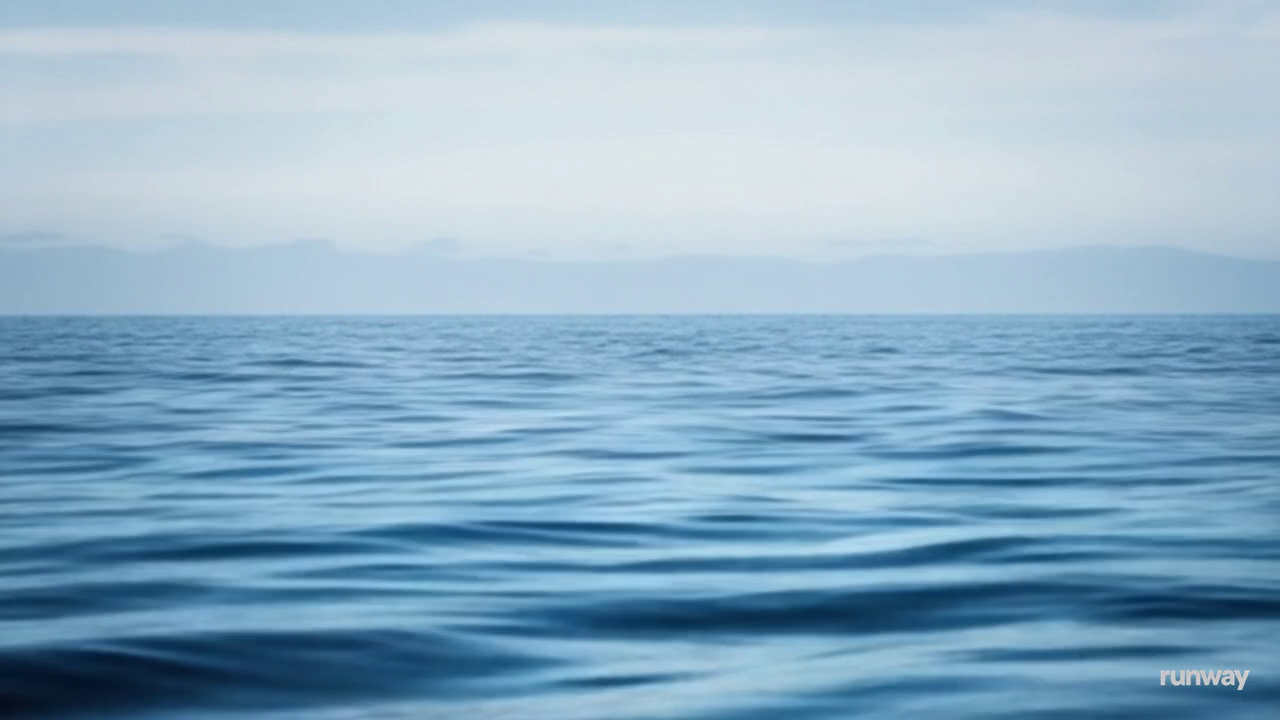
#> input picture frame 12 of src/Videos/empty sea.mp4, 1280 x 720 px
$ jupyter execute vision_videos_nouhaila.ipynb
#> lines starting #> are read from the running program, lines starting #| are printed output that depends on the picture; after the words box and inside, x2 and y2 are one past the last pixel; in counts of white or black regions, pixels touching at a corner belong together
#> in run_on_video, frame is the input picture: shape (720, 1280, 3); mean B, G, R 198, 175.1, 141
[cell 1]
import cv2
import numpy as np

class BuoyNavigator:
    def __init__(self):
        # Define HSV color ranges for red and green
        self.red_lower1 = np.array([0, 100, 100])
        self.red_upper1 = np.array([10, 255, 255])
        self.red_lower2 = np.array([160, 100, 100])
        self.red_upper2 = np.array([180, 255, 255])
        self.green_lower = np.array([40, 50, 50])
        self.green_upper = np.array([90, 255, 255])

    def process_frame(self, frame):
        hsv = cv2.cvtColor(frame, cv2.COLOR_BGR2HSV)
#> hsv: shape (720, 1280, 3); mean H, S, V 101.9, 82.9, 198

        # Red mask (two ranges because red wraps around HSV space)
        red_mask1 = cv2.inRange(hsv, self.red_lower1, self.red_upper1)
#> red_mask1: shape (720, 1280); every value is 0
        red_mask2 = cv2.inRange(hsv, self.red_lower2, self.red_upper2)
        red_mask = cv2.bitwise_or(red_mask1, red_mask2)

        # Green mask
        green_mask = cv2.inRange(hsv, self.green_lower, self.green_upper)

        # Find contours for red and green
        red_contours, _ = cv2.findContours(red_mask, cv2.RETR_EXTERNAL, cv2.CHAIN_APPROX_SIMPLE)
#> red_contours = []
        green_contours, _ = cv2.findContours(green_mask, cv2.RETR_EXTERNAL, cv2.CHAIN_APPROX_SIMPLE)
#> green_contours = []

        red_boxes = [cv2.boundingRect(cnt) for cnt in red_contours if cv2.contourArea(cnt) > 300]
#> red_boxes = []
        green_boxes = [cv2.boundingRect(cnt) for cnt in green_contours if cv2.contourArea(cnt) > 300]
#> green_boxes = []

        height, width = frame.shape[:2]
#> height = 720; width = 1280
        direction = "Stop!"

        if red_boxes and green_boxes:
            red_x = min([x for (x, y, w, h) in red_boxes])
            green_x = max([x for (x, y, w, h) in green_boxes])
            if red_x < width // 2 and green_x > width // 2:
                direction = "Keep the course!"
            else:
                direction = "Stop!"
        elif green_boxes:
            direction = "Turn Left!"
        elif red_boxes:
            direction = "Turn Right!"

        # Draw boxes and direction
        for (x, y, w, h) in red_boxes:
            cv2.rectangle(frame, (x, y), (x + w, y + h), (0, 0, 255), 2)
            cv2.putText(frame, "Red Buoy", (x, y - 10), cv2.FONT_HERSHEY_SIMPLEX, 0.7, (0, 0, 255), 2)
#> this loop made 0 passes

        for (x, y, w, h) in green_boxes:
            cv2.rectangle(frame, (x, y), (x + w, y + h), (0, 255, 0), 2)
            cv2.putText(frame, "Green Buoy", (x, y - 10), cv2.FONT_HERSHEY_SIMPLEX, 0.7, (0, 255, 0), 2)


        #text
        # Get text size
        font = cv2.FONT_HERSHEY_SIMPLEX
#> font = 0
        scale = 1.8  # make it bigger
        thickness = 4
        text_size = cv2.getTextSize(direction, font, scale, thickness)[0]
#> text_size = (148, 40)

        # Calculate position to center it
        x = (frame.shape[1] - text_size[0]) // 2
#> x = 566
        y = 70  # vertical position from top

        # Draw the text
        cv2.putText(frame, direction, (x, y), font, scale, (0, 0, 0), thickness, cv2.LINE_AA)
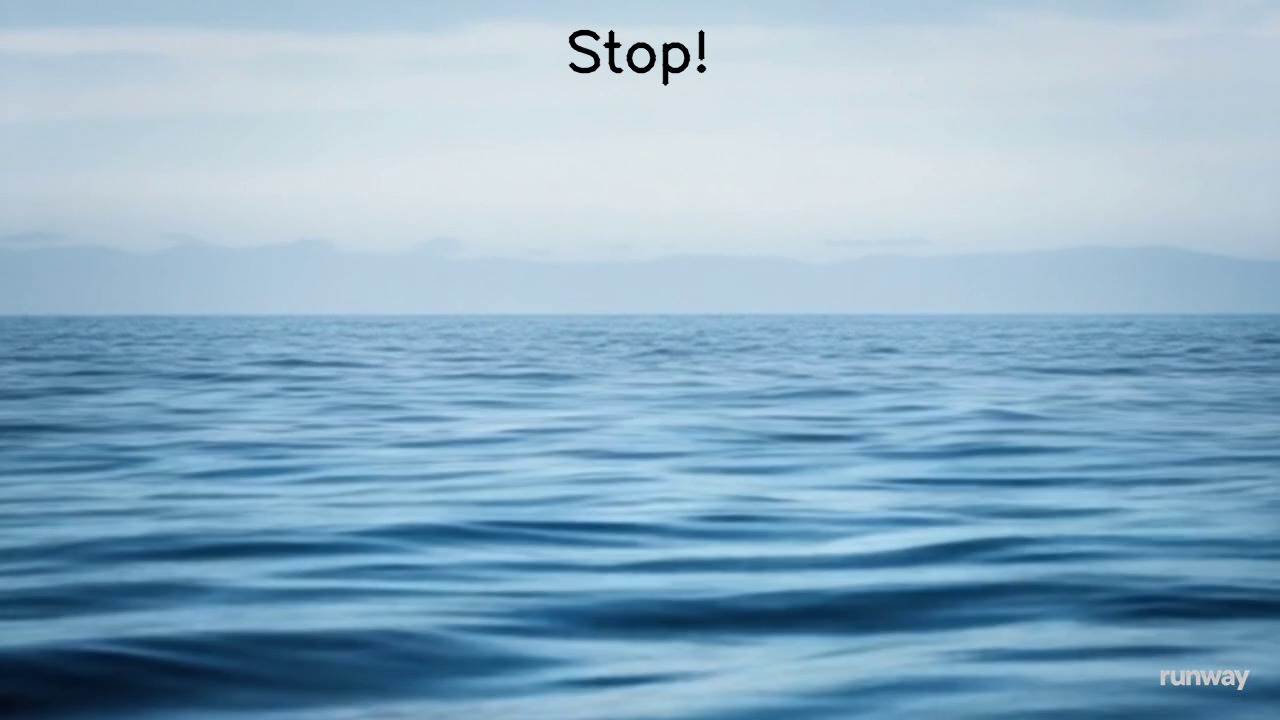
#> frame: shape (720, 1280, 3); 0.29% of pixels changed, all inside (x1, y1, x2, y2) = (568, 29, 707, 86)
        return frame


    def run_on_video(self, video_path, output_path):
        cap = cv2.VideoCapture(video_path)
        width = int(cap.get(cv2.CAP_PROP_FRAME_WIDTH))
        height = int(cap.get(cv2.CAP_PROP_FRAME_HEIGHT))
        fps = cap.get(cv2.CAP_PROP_FPS)

        fourcc = cv2.VideoWriter_fourcc(*'mp4v')
        out = cv2.VideoWriter(output_path, fourcc, fps, (width, height))

        while cap.isOpened():
            ret, frame = cap.read()
            if not ret:
                break
            processed = self.process_frame(frame)
            out.write(processed)

        cap.release()
        out.release()
        return output_path

# Run the system on uploaded video
navigator = BuoyNavigator()
input_video = "/content/empty sea.mp4"
output_video = "/content/Detection_video_Stop.mp4"
navigator.run_on_video(input_video, output_video)


$ run again, starting later in the video
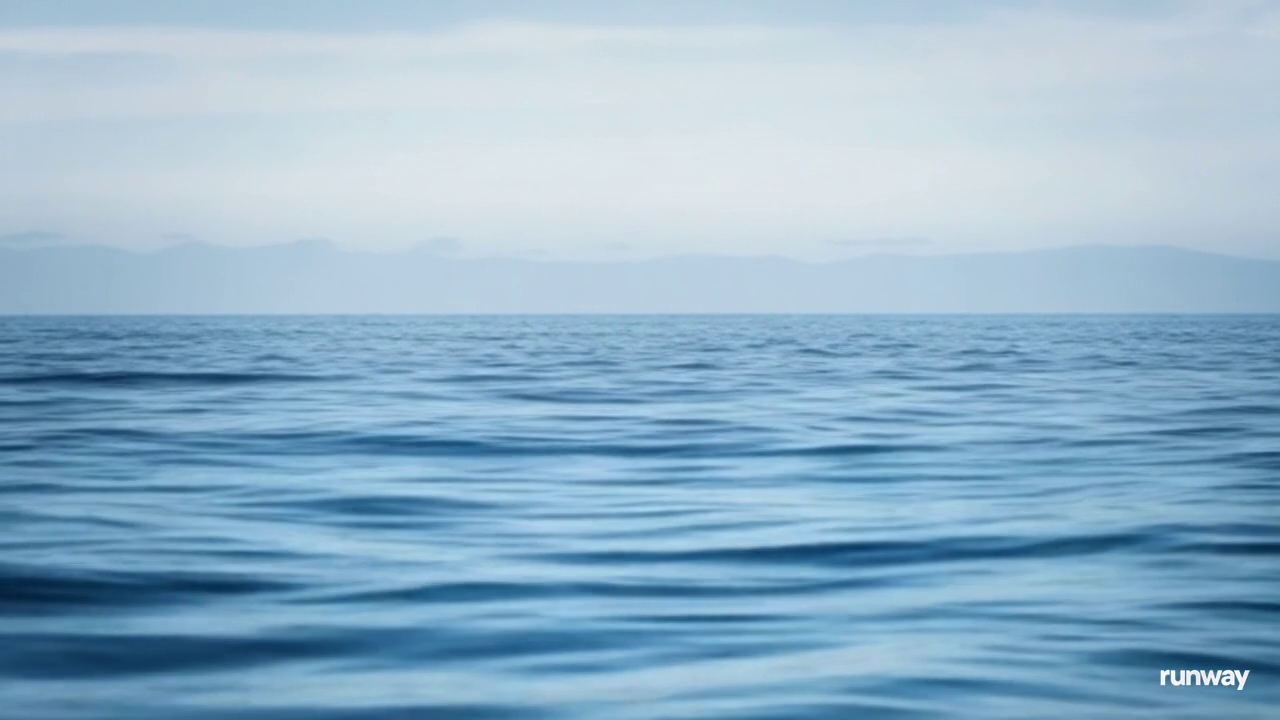
#> input picture frame 54 of src/Videos/empty sea.mp4, 1280 x 720 px
#> in run_on_video, frame is the input picture: shape (720, 1280, 3); mean B, G, R 203.1, 179.9, 145.9
#> hsv: shape (720, 1280, 3); mean H, S, V 102.1, 78.3, 203.1
#> red_mask1: shape (720, 1280); every value is 0
#> red_contours = []
#> font = 0
#> text_size = (148, 40)
#> x = 566
#> in process_frame, `cv2.putText(frame, direction, (x, y), font, scale, (0, 0, 0), thicknes..`:
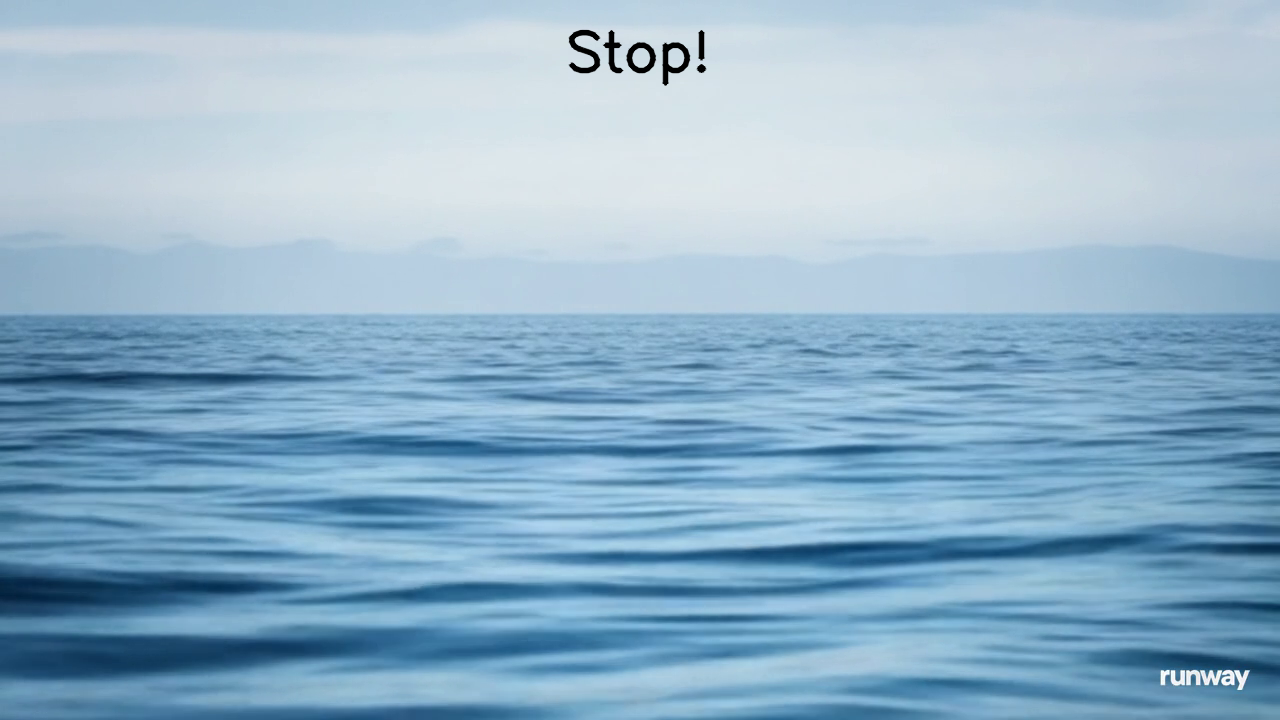
#> frame: shape (720, 1280, 3); 0.29% of pixels changed, all inside (x1, y1, x2, y2) = (568, 29, 707, 86)

$ run again, starting later in the video
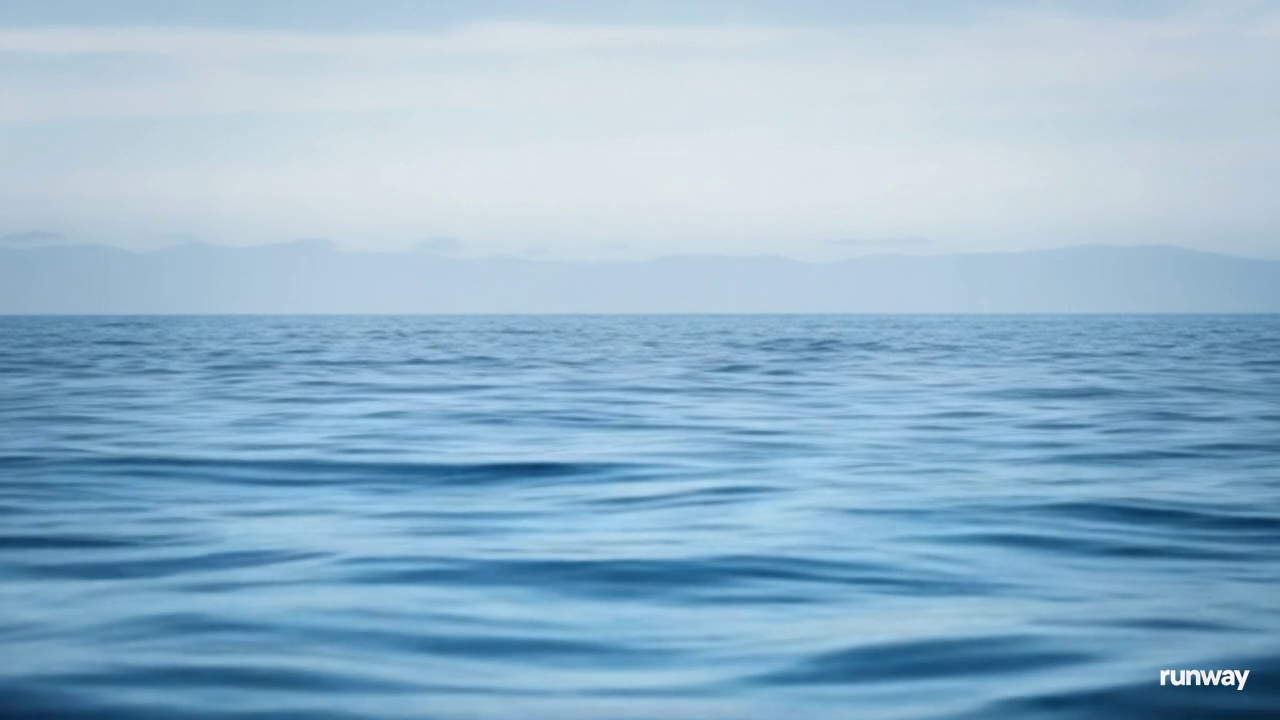
#> input picture frame 96 of src/Videos/empty sea.mp4, 1280 x 720 px
#> in run_on_video, frame is the input picture: shape (720, 1280, 3); mean B, G, R 205.5, 182, 147.6
#> hsv: shape (720, 1280, 3); mean H, S, V 102.1, 77.2, 205.5
#> red_mask1: shape (720, 1280); every value is 0
#> red_contours = []
#> font = 0
#> text_size = (148, 40)
#> x = 566
#> in process_frame, `cv2.putText(frame, direction, (x, y), font, scale, (0, 0, 0), thicknes..`:
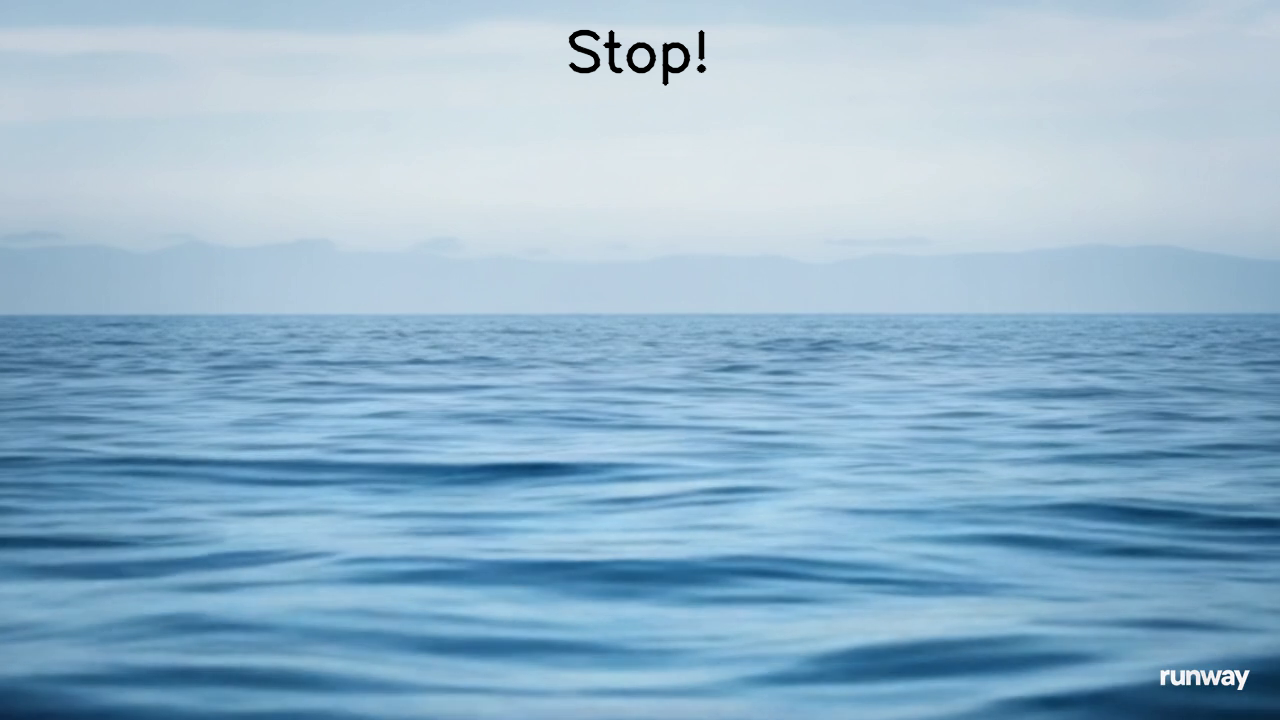
#> frame: shape (720, 1280, 3); 0.29% of pixels changed, all inside (x1, y1, x2, y2) = (568, 29, 707, 86)
